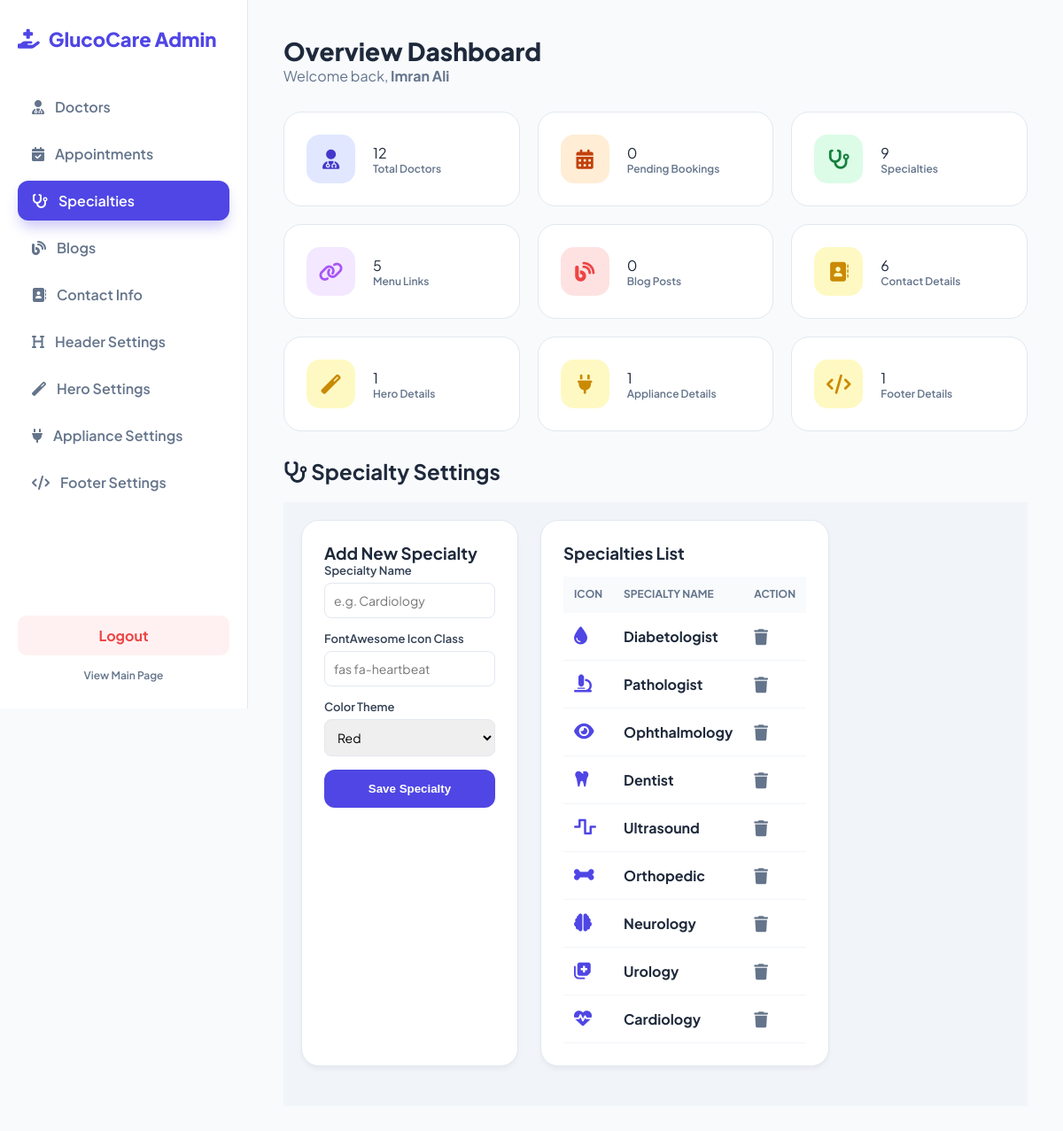
The app's page /admin/admin_panel.php?page=specs (signed in) with its own data.
### tables this page shows
CREATE TABLE `specialties` (
  `id` int(11) NOT NULL,
  `spec_name` varchar(100) NOT NULL,
  `spec_icon` varchar(100) NOT NULL,
  `spec_color` varchar(50) DEFAULT 'blue'
);

### admin/admin_specialty.php (the view, shortened to what this page needs)
<div class="header" style="margin-bottom: 20px;">
    <h2><i class="fas fa-stethoscope"></i> Specialty Settings</h2>
</div><?php
if ($page == 'specs') {
?>
<div id="specs" class="tab-section">
    <div class="flex-container">
        <div class="card">
            <h3>Add New Specialty</h3>
            <form method="POST" action="process_specialty.php">
                <div class="input-box">
                    <label>Specialty Name</label>
                    <input type="text" name="spec_name" placeholder="e.g. Cardiology" required>
                </div>
                <div class="input-box">
                    <label>FontAwesome Icon Class</label>
                    <input type="text" name="spec_icon" placeholder="fas fa-heartbeat" required>
                </div>
                <div class="input-box">
                    <label>Color Theme</label>
                    <select name="spec_color">
                        <option value="red">Red</option>
                    </select>
                </div>
                <button type="submit" name="add_spec" class="btn-add">Save Specialty</button>
            </form>
        </div>
        <div class="card">
            <h3>Specialties List</h3>
            <table>
                <thead>
                    <tr>
                        <th>Icon</th>
                        <th>Specialty Name</th>
                        <th>Action</th>
                    </tr>
                </thead>
                <tbody>
                    <?php
                    $s_res = mysqli_query($conn, "SELECT * FROM specialties ORDER BY id DESC");
                    while($s_row = mysqli_fetch_assoc($s_res)) {
                    ?>
                    <tr>
                        <td><i class="<?php echo $s_row['spec_icon']; ?>" style="color:var(--primary); font-size:20px;"></i></td>
                        <td style="font-weight:700;"><?php echo $s_row['spec_name']; ?></td>
                        <td>
                            <a href="process_specialty.php?delete=<?php echo $s_row['id']; ?>" class="trash-btn">
                                <i class="fas fa-trash"></i>
                            </a>
                        </td>
                    </tr>
                    <?php } ?>
                </tbody>
            </table>
        </div>
    </div>
</div>
<?php
}

### styles/admin.css (style rules this page uses)
:root { --primary: #4f46e5; --primary-soft: #eef2ff; --secondary: #6366f1; --bg-light: #f8fafc; --white: #ffffff; --text-dark: #1e293b; --text-light: #64748b; --border: #e2e8f0; --success: #10b981; --danger: #ef4444; --warning: #f59e0b; }
* { margin: 0; padding: 0; box-sizing: border-box; }
body { font-family: 'Plus Jakarta Sans', sans-serif; background-color: var(--bg-light); color: var(--text-dark); display: flex; }
.header { margin-bottom: 30px; }
.card { background: var(--white); padding: 25px; border-radius: 20px; border: 1px solid var(--border); box-shadow: 0 4px 6px -1px rgba(0, 0, 0, 0.05); margin-bottom: 25px; }
.flex-container { display: grid; grid-template-columns: 1fr 2fr; gap: 25px; }
table { width: 100%; border-collapse: collapse; margin-top: 15px; }
th { text-align: left; padding: 15px; color: var(--text-light); font-size: 13px; text-transform: uppercase; border-bottom: 2px solid var(--bg-light); }
td { padding: 15px; border-bottom: 1px solid var(--bg-light); vertical-align: middle; }
.trash-btn { color: var(--text-light); transition: 0.3s; font-size: 18px; }
.input-box { margin-bottom: 15px; }
.input-box label { display: block; margin-bottom: 8px; font-size: 14px; font-weight: 600; }
.input-box input, .input-box select { width: 100%; padding: 12px; border: 1px solid var(--border); border-radius: 10px; font-family: inherit; outline: none; }
.btn-add { width: 100%; background: var(--primary); color: white; border: none; padding: 14px; border-radius: 12px; font-weight: 700; cursor: pointer; transition: 0.3s; }
:root { --primary: #4f46e5; --secondary: #64748b; --bg: #f1f5f9; --white: #ffffff; --border: #e2e8f0; }
.flex-container { display: flex; gap: 25px; flex-wrap: wrap; background: var(--bg); padding: 20px; }
.input-box label { display: block; font-weight: 600; font-size: 13px; color: #334155; margin-bottom: 6px; }
.input-box input, .input-box select, .input-box textarea { width: 100%; padding: 10px; border: 1px solid var(--border); border-radius: 8px; font-size: 14px; transition: 0.3s; }
table { width: 100%; border-collapse: collapse; }
th { text-align: left; padding: 12px; background: #f8fafc; color: var(--secondary); font-size: 12px; text-transform: uppercase; }
td { padding: 15px 12px; border-bottom: 1px solid #f1f5f9; }

### records on screen
specialties: spec_name "Diabetologist"
specialties: spec_name "Pathologist"
specialties: spec_name "Ophthalmology"
specialties: spec_name "Dentist"
specialties: spec_name "Ultrasound"
specialties: spec_name "Orthopedic"
specialties: spec_name "Neurology"
specialties: spec_name "Urology"
specialties: spec_name "Cardiology"

### other values on screen
$_SESSION['admin_name'] "Imran Ali"
$total_doctors "12"
$total_pending "0"
$total_specs "9"
$total_nav "5"
$total_blogs "0"
$total_contact "6"
$total_hero "1"
$total_appliance "1"
$total_footer "1"
